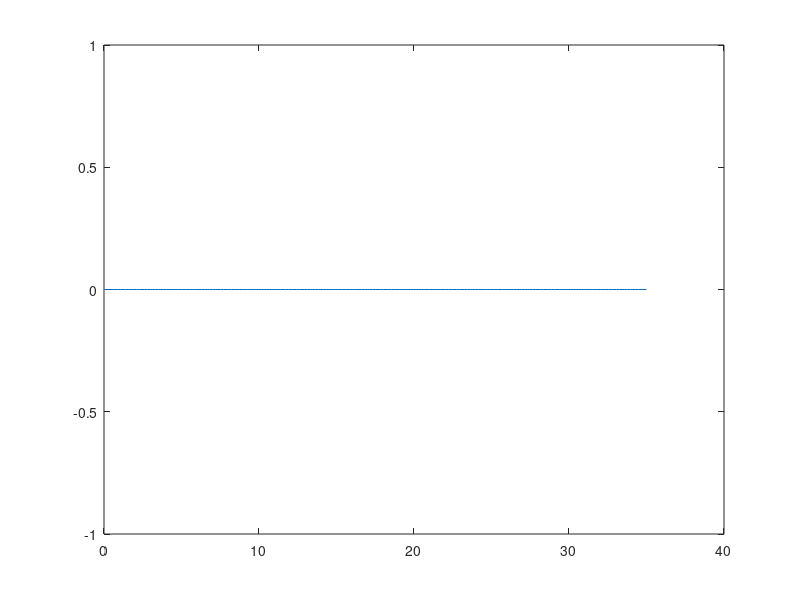

Recreate this plot in MATLAB.
% Ejercicio 5.4.1
clearvars;
L = 23;
R = 3.5;
phi_0 = 0;  % Angulo sobre el que se linealiza el sistema
phi_inicial = 0;  % Angulo inicial del turtlebot
%https://automaticaddison.com/how-to-derive-the-state-space-model-for-a-mobile-robot/
A = [0 0 -sin(phi_0); 0 0 cos(phi_0); 0 0 0];
B = [(R/2)*cos(phi_0) cos(phi_0)*R/2; sin(phi_0)*R/2 sin(phi_0)*R/2; R/L -R/L];
C = [1 0 0; 0 1 0; 0 0 1]; % Para ver distancia en eje x , y e angulo
D = 0;
sys = ss(A,B,C,D);

x0 = [0;0;phi_inicial];   % Condiciones iniciales  x,y,phi
t = 0:0.05:10;
u = zeros(length(t),2);
u(t<=10,1) = 1;  % Rueda 1
u(t<=10,2) = 1;  % Rueda 2

[y , ts , x ] = lsim ( sys , u , t , x0 );
y
plot(y(:,1),y(:,2));
